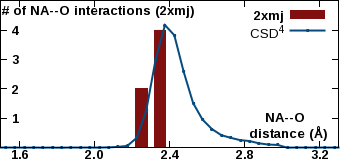

gnuplot code for this plot:
set encoding iso_8859_1
set terminal pngcairo transparent enhanced size 340, 160 font "Arial Bold,10"
set output "/var/www/html/csgid/app/webroot/neighborhood_temp/2xmj/NA--O.png"
set lmargin at screen 0.00
set bmargin at screen 0.08
set rmargin at screen 0.995
set tmargin at screen 1.00
set xrange [1.5:3.3]
set format x "%3.1f"
set xtics 1.6,0.4,3.2
set xtics offset 0,graph 0.065
set yrange [0:3594]
unset ytics
set y2range [0:5]
set y2tics 1,1,4
set y2tics offset -49,graph 0.00
set y2tics mirror
set view 80,45
set key top right
set boxwidth 0.06
set style fill solid 1.0
set xlabel "NA--O \n distance (\305)" offset 17,4.4
set y2label "# of NA--O interactions (2xmj)" offset -40,4 rotate by 0
plot "-" using ($1+0.05):2 with boxes lc rgb "#801010" axis x1y2 title "2xmj", \
     "/var/www/html/csgid/app/webroot/neighborhood_temp/csd_metal_distances/NA--O.csv" using ($1+0.025):2 with linespoints linewidth 2 pointtype 7 pointsize 0.2 lc rgb "#074a7e" title "CSD^{4}" axis x1y1
2.2	2
2.3	4
e
